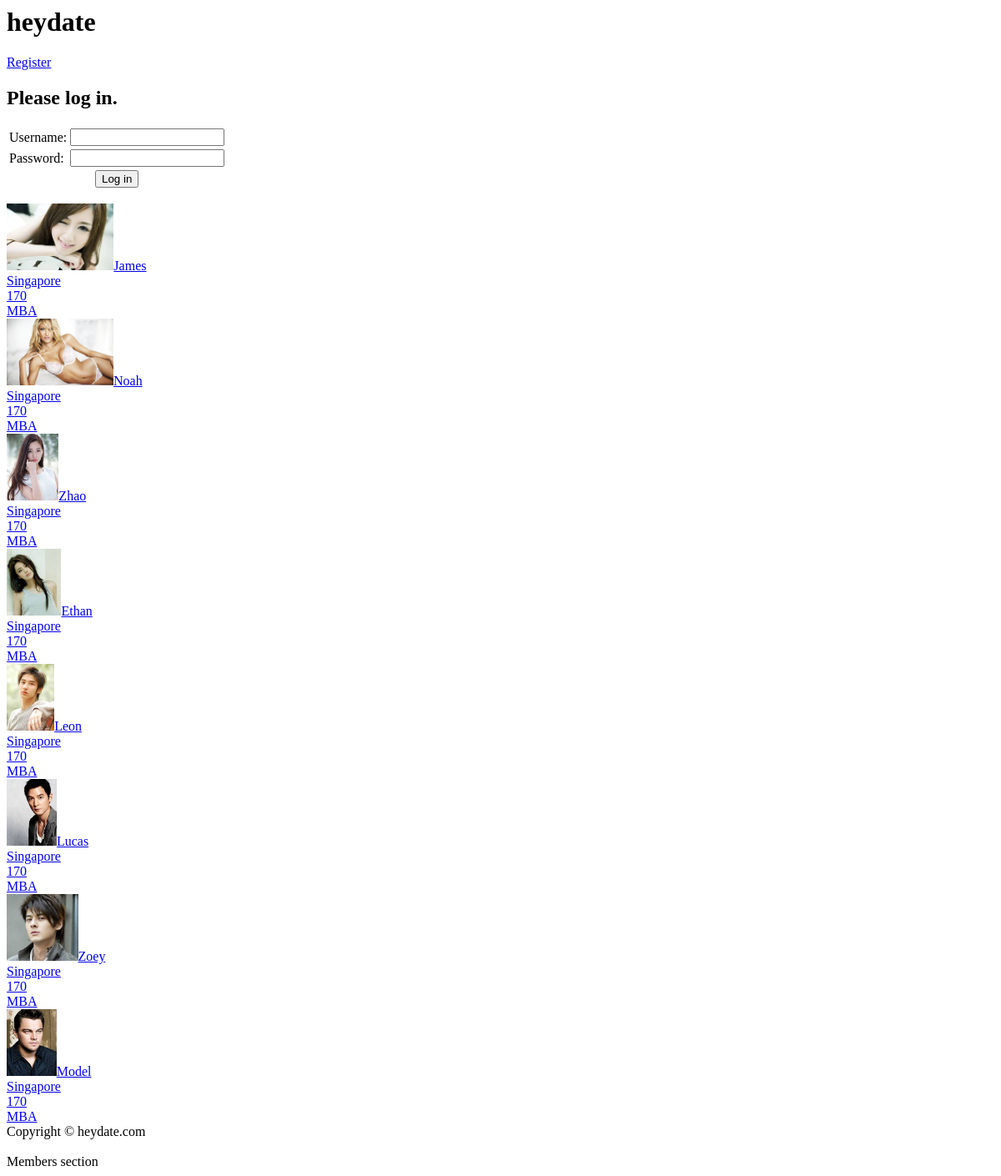
The page / on the database its author committed.
### tables this page shows
create table users_account 
(	userID int unsigned not null auto_increment primary key,
	name varchar(20) not null, 
    password varchar(40) not null,
    email varchar(100) not null,   
    birthdate date not null,
    gender set('Male','Female') not null,
    city varchar(30) not null,
    height int unsigned not null,
    education varchar(20) not null, 
    profilePhoto varchar(50) DEFAULT NULL
);

### display_smallprofile.php (the view)
<?php
      while($row = $result->fetch_assoc()){
         echo '<a href="browse_profile.php?customerID='.$row['userID'].'">';
         echo '<div id = "users">';
         echo '<img src="users_profile_photo/'.
              ($row['profilePhoto']!=Null?$row['profilePhoto']:'default_male.jpg').'" height="80">';
         echo  $row['name'].'<br/>'.
               $row['city'].'<br/>'.
               $row['height'].'<br/>'.
               $row['education'].'<br/>';
         echo "</div></a>";
      }
?>

### index.php (shortened to what this page needs)
<?php
include "dbconnect.php";
?>
<html>
<head>
    <link rel="stylesheet" href="css/index.css">
</head>
<body>
<header>
<h1>heydate</h1>
</header>
<nav>
<a href="registration.php">Register</a>
</nav>
<section>
<?php
  if (isset($_SESSION['valid_userID']))
  {
    print_basic_info( $_SESSION['valid_userID'], $db);
    echo '<a href="profile.php">profile</a>';
    echo '</section>';
    echo '<div id="search">
    <form action="search_result.php" method="post">
    Gender:<br />
    <input type="radio" name="gender" value="Male" checked>       Male
    <input type="radio" name="gender" value="Female"> Female
    <br />
    Age:<br />
    <input type="number" name="age" size="40" value = 15>
    <br />';
    $Cities = array(
       "Tokyo",
       "Mexico City",
       "New York City",
       "Mumbai",
       "Seoul",
       "Shanghai",
       "Lagos",
       "Sao Paulo",
       "Cairo",
       "London",
       "Singapore"
    );
    echo 'City:
    <select name="city" id="listBox" required="required">';
    foreach($Cities as $city){
       echo '<option value='.$city.'>'.$city.'</option>';
    }
    echo '</select><br />
    <input type="submit" name="search" value="Search">
    </form>
    </div>';
  }
  else
  {
    if (isset($name))
    {
      echo '<h1>Your username or password is invalid.</h1>';
    }
    else
    {
      echo '<h1>Please log in.</h1>';
    }
    echo '<form method="post" action="index.php">
           <table>
           <tr><td>Username:</td>
           <td><input type="text" name="name"></td></tr>
           <tr><td>Password:</td>
           <td><input type="password" name="password"></td></tr>
           <tr><td colspan="2" align="center">
           <input type="submit" value="Log in"></td></tr>
           </table></form></section> ';
  }
?>
<div id="users_group">
    <div id="users_group_gender">
    <?php
      $query = 'SELECT * FROM users_account WHERE gender="Female"'
              .(isset($_SESSION['valid_user'])?(' and name!="'.$_SESSION['valid_user'].'"'):'').' order by rand() LIMIT 4';
      $result = $db->query($query);
      include "display_smallprofile.php";
    ?>
    </div>
    <div id="users_group_gender">
    <?php
      $query = 'SELECT * FROM users_account WHERE gender="Male"'
              .(isset($_SESSION['valid_user'])?(' and name!="'.$_SESSION['valid_user'].'"'):'').' order by rand() LIMIT 4';
      $result = $db->query($query);
      include "display_smallprofile.php";
    ?>
    </div>
</div>
<footer>
Copyright © heydate.com
</footer>
<br />
<a <?php if (isset($_SESSION['valid_user']))
            echo 'href="members_only.php"';?>>
Members section</a>
</body>
</html>

### rows shown on the page
users_account: profilePhoto (picture), name "James", city "Singapore", height "170", education "MBA"
users_account: profilePhoto (picture), name "Noah", city "Singapore", height "170", education "MBA"
users_account: profilePhoto (picture), name "Zhao", city "Singapore", height "170", education "MBA"
users_account: profilePhoto (picture), name "Ethan", city "Singapore", height "170", education "MBA"
users_account: profilePhoto (picture), name "Leon", city "Singapore", height "170", education "MBA"
users_account: profilePhoto (picture), name "Lucas", city "Singapore", height "170", education "MBA"
users_account: profilePhoto (picture), name "Zoey", city "Singapore", height "170", education "MBA"
users_account: profilePhoto (picture), name "Model", city "Singapore", height "170", education "MBA"
